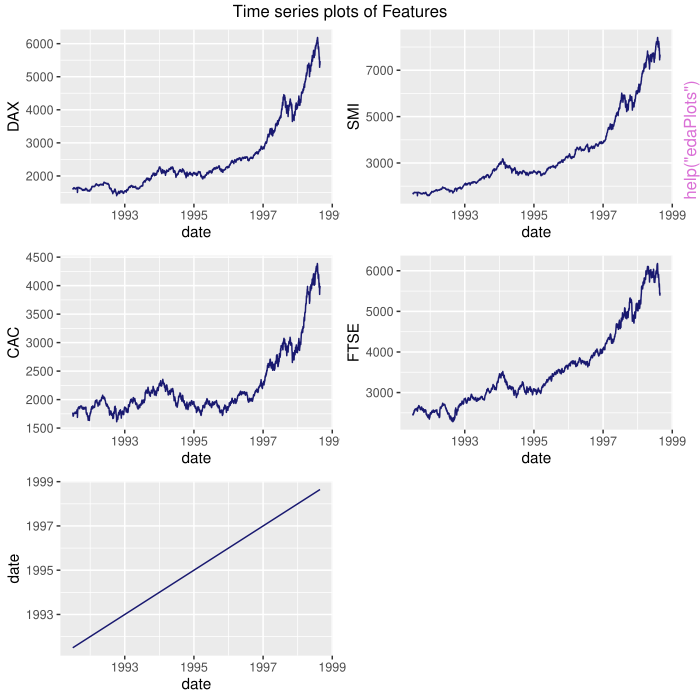

Reproduce this figure in R.
pkgname <- "HVT"
source(file.path(R.home("share"), "R", "examples-header.R"))
options(warn = 1)
base::assign(".ExTimings", "HVT-Ex.timings", pos = 'CheckExEnv')
base::cat("name\tuser\tsystem\telapsed\n", file=base::get(".ExTimings", pos = 'CheckExEnv'))
base::assign(".format_ptime",
function(x) {
  if(!is.na(x[4L])) x[1L] <- x[1L] + x[4L]
  if(!is.na(x[5L])) x[2L] <- x[2L] + x[5L]
  options(OutDec = '.')
  format(x[1L:3L], digits = 7L)
},
pos = 'CheckExEnv')

### * </HEADER>
library('HVT')

base::assign(".oldSearch", base::search(), pos = 'CheckExEnv')
base::assign(".old_wd", base::getwd(), pos = 'CheckExEnv')
cleanEx()
nameEx("VQ_codebookSplit")
### * VQ_codebookSplit

flush(stderr()); flush(stdout())

base::assign(".ptime", proc.time(), pos = "CheckExEnv")
### Name: VQ_codebookSplit
### Title: VQ_codebookSplit
### Aliases: VQ_codebookSplit
### Keywords: internal

### ** Examples



data("iris", package = "datasets")
iris <- iris[, 1:2]

vqOutput <- VQ_codebookSplit(iris, quant.err = 0.5)




base::assign(".dptime", (proc.time() - get(".ptime", pos = "CheckExEnv")), pos = "CheckExEnv")
base::cat("VQ_codebookSplit", base::get(".format_ptime", pos = 'CheckExEnv')(get(".dptime", pos = "CheckExEnv")), "\n", file=base::get(".ExTimings", pos = 'CheckExEnv'), append=TRUE, sep="\t")
cleanEx()
nameEx("displayTable")
### * displayTable

flush(stderr()); flush(stdout())

base::assign(".ptime", proc.time(), pos = "CheckExEnv")
### Name: displayTable
### Title: Table for displaying summary
### Aliases: displayTable
### Keywords: EDA

### ** Examples

dataset <- data.frame(date = as.numeric(time(EuStockMarkets)),
                      DAX = EuStockMarkets[, "DAX"],
                      SMI = EuStockMarkets[, "SMI"],
                      CAC = EuStockMarkets[, "CAC"],
                      FTSE = EuStockMarkets[, "FTSE"])
hvt.results<- trainHVT(dataset,n_cells = 60, depth = 1, quant.err = 0.1,
                       distance_metric = "L1_Norm", error_metric = "max",
                       normalize = TRUE,quant_method = "kmeans")
displayTable(data = hvt.results[[3]]$compression_summary,
columnName = 'percentOfCellsBelowQuantizationErrorThreshold', 
value = 0.8, tableType = "compression")

displayTable(data =hvt.results[[3]][['summary']], columnName= 'Quant.Error',
 value = 0.1, tableType = "summary")



base::assign(".dptime", (proc.time() - get(".ptime", pos = "CheckExEnv")), pos = "CheckExEnv")
base::cat("displayTable", base::get(".format_ptime", pos = 'CheckExEnv')(get(".dptime", pos = "CheckExEnv")), "\n", file=base::get(".ExTimings", pos = 'CheckExEnv'), append=TRUE, sep="\t")
cleanEx()
nameEx("edaPlots")
### * edaPlots

flush(stderr()); flush(stdout())

base::assign(".ptime", proc.time(), pos = "CheckExEnv")
### Name: edaPlots
### Title: plots for data analysis
### Aliases: edaPlots
### Keywords: EDA

### ** Examples

dataset <- data.frame(date = as.numeric(time(EuStockMarkets)),
                      DAX = EuStockMarkets[, "DAX"],
                      SMI = EuStockMarkets[, "SMI"],
                      CAC = EuStockMarkets[, "CAC"],
                      FTSE = EuStockMarkets[, "FTSE"])
edaPlots(dataset, time_series = TRUE, time_column = 'date')



base::assign(".dptime", (proc.time() - get(".ptime", pos = "CheckExEnv")), pos = "CheckExEnv")
base::cat("edaPlots", base::get(".format_ptime", pos = 'CheckExEnv')(get(".dptime", pos = "CheckExEnv")), "\n", file=base::get(".ExTimings", pos = 'CheckExEnv'), append=TRUE, sep="\t")
cleanEx()
nameEx("getTransitionProbability")
### * getTransitionProbability

flush(stderr()); flush(stdout())

base::assign(".ptime", proc.time(), pos = "CheckExEnv")
### Name: getTransitionProbability
### Title: Creating Transition Probabilities list
### Aliases: getTransitionProbability
### Keywords: Transition_or_Prediction

### ** Examples

dataset <- data.frame(date = as.numeric(time(EuStockMarkets)),
                      DAX = EuStockMarkets[, "DAX"],
                      SMI = EuStockMarkets[, "SMI"],
                      CAC = EuStockMarkets[, "CAC"],
                      FTSE = EuStockMarkets[, "FTSE"])
hvt.results<- trainHVT(dataset,n_cells = 60, depth = 1, quant.err = 0.1,
                       distance_metric = "L1_Norm", error_metric = "max",
                       normalize = TRUE,quant_method = "kmeans")
scoring <- scoreHVT(dataset, hvt.results)
cell_id <- scoring$scoredPredictedData$Cell.ID
time_stamp <- dataset$date
dataset <- data.frame(cell_id, time_stamp)
table <- getTransitionProbability(dataset, cellid_column = "cell_id",time_column = "time_stamp")



base::assign(".dptime", (proc.time() - get(".ptime", pos = "CheckExEnv")), pos = "CheckExEnv")
base::cat("getTransitionProbability", base::get(".format_ptime", pos = 'CheckExEnv')(get(".dptime", pos = "CheckExEnv")), "\n", file=base::get(".ExTimings", pos = 'CheckExEnv'), append=TRUE, sep="\t")
cleanEx()
nameEx("hvq")
### * hvq

flush(stderr()); flush(stdout())

base::assign(".ptime", proc.time(), pos = "CheckExEnv")
### Name: hvq
### Title: hvq
### Aliases: hvq
### Keywords: internal

### ** Examples

data("EuStockMarkets")
dataset <- data.frame(date = as.numeric(time(EuStockMarkets)),
DAX = EuStockMarkets[, "DAX"],
SMI = EuStockMarkets[, "SMI"],
CAC = EuStockMarkets[, "CAC"],
FTSE = EuStockMarkets[, "FTSE"])
dataset_hvt <- dataset[,-c(1)]
hvqOutput = hvq(dataset_hvt, n_cells = 5, depth = 2, quant.err = 0.2,
distance_metric='L1_Norm',error_metric='mean',quant_method="kmeans")



base::assign(".dptime", (proc.time() - get(".ptime", pos = "CheckExEnv")), pos = "CheckExEnv")
base::cat("hvq", base::get(".format_ptime", pos = 'CheckExEnv')(get(".dptime", pos = "CheckExEnv")), "\n", file=base::get(".ExTimings", pos = 'CheckExEnv'), append=TRUE, sep="\t")
cleanEx()
nameEx("madPlot")
### * madPlot

flush(stderr()); flush(stdout())

base::assign(".ptime", proc.time(), pos = "CheckExEnv")
### Name: madPlot
### Title: Mean Absolute Deviation Plot
### Aliases: madPlot
### Keywords: internal

### ** Examples

data("EuStockMarkets")
dataset <- data.frame(date = as.numeric(time(EuStockMarkets)),
                     DAX = EuStockMarkets[, "DAX"],
                     SMI = EuStockMarkets[, "SMI"],
                     CAC = EuStockMarkets[, "CAC"],
                     FTSE = EuStockMarkets[, "FTSE"])
#adding this step especially for this function
rownames(EuStockMarkets) <- dataset$date
train <- EuStockMarkets[1:1302, ]
test <- EuStockMarkets[1303:1860, ]
hvt_summary <- list()
hvt_summary<- trainHVT(train,n_cells = 15, depth = 1, quant.err = 0.2,
                      distance_metric = "L1_Norm", error_metric = "mean",
                      projection.scale = 10, normalize = TRUE,seed = 123,
                      quant_method = "kmeans")
score_var <- scoreHVT(test, hvt_summary, child.level = 2, mad.threshold = 0.2)
madPlot(hvt.scoring=score_var)



base::assign(".dptime", (proc.time() - get(".ptime", pos = "CheckExEnv")), pos = "CheckExEnv")
base::cat("madPlot", base::get(".format_ptime", pos = 'CheckExEnv')(get(".dptime", pos = "CheckExEnv")), "\n", file=base::get(".ExTimings", pos = 'CheckExEnv'), append=TRUE, sep="\t")
cleanEx()
nameEx("plotAnimatedFlowmap")
### * plotAnimatedFlowmap

flush(stderr()); flush(stdout())

base::assign(".ptime", proc.time(), pos = "CheckExEnv")
### Name: plotAnimatedFlowmap
### Title: Generating flow maps and animations based on transition
###   probabilities
### Aliases: plotAnimatedFlowmap
### Keywords: Transition_or_Prediction

### ** Examples

dataset <- data.frame(date = as.numeric(time(EuStockMarkets)),
                      DAX = EuStockMarkets[, "DAX"],
                      SMI = EuStockMarkets[, "SMI"],
                      CAC = EuStockMarkets[, "CAC"],
                      FTSE = EuStockMarkets[, "FTSE"])
                      
hvt.results<- trainHVT(dataset,n_cells = 60, depth = 1, quant.err = 0.1,
                       distance_metric = "L1_Norm", error_metric = "max",
                       normalize = TRUE,quant_method = "kmeans")
                       
scoring <- scoreHVT(dataset, hvt.results)
cell_id <- scoring$scoredPredictedData$Cell.ID
time_stamp <- dataset$date
dataset <- data.frame(cell_id, time_stamp)

table <- getTransitionProbability(dataset, cellid_column = "cell_id",time_column = "time_stamp")
plots <- plotAnimatedFlowmap(hvt_model_output = hvt.results, transition_probability_df = table,
df = dataset, animation = 'All', flow_map = 'All',fps_time = 1,fps_state =  1,time_duration = 2,
state_duration = 2,cellid_column = "cell_id", time_column = "time_stamp")



base::assign(".dptime", (proc.time() - get(".ptime", pos = "CheckExEnv")), pos = "CheckExEnv")
base::cat("plotAnimatedFlowmap", base::get(".format_ptime", pos = 'CheckExEnv')(get(".dptime", pos = "CheckExEnv")), "\n", file=base::get(".ExTimings", pos = 'CheckExEnv'), append=TRUE, sep="\t")
cleanEx()
nameEx("plotHVT")
### * plotHVT

flush(stderr()); flush(stdout())

base::assign(".ptime", proc.time(), pos = "CheckExEnv")
### Name: plotHVT
### Title: Plot the hierarchical tessellations.
### Aliases: plotHVT
### Keywords: Tessellation_and_Heatmap

### ** Examples

data("EuStockMarkets")
hvt.results <- trainHVT(EuStockMarkets, n_cells = 60, depth = 1, quant.err = 0.1, 
                       distance_metric = "L1_Norm", error_metric = "max",
                       normalize = TRUE,quant_method="kmeans")
                       
#change the 'plot.type' argument to '2Dproj' or '2DHVT' to visualize respective plots.                      
plotHVT(hvt.results, plot.type='1D')

#change the 'plot.type' argument to 'surface_plot' to visualize the Interactive surface plot                   
plotHVT(hvt.results,child.level = 1, 
hmap.cols = "DAX", plot.type = '2Dheatmap')




base::assign(".dptime", (proc.time() - get(".ptime", pos = "CheckExEnv")), pos = "CheckExEnv")
base::cat("plotHVT", base::get(".format_ptime", pos = 'CheckExEnv')(get(".dptime", pos = "CheckExEnv")), "\n", file=base::get(".ExTimings", pos = 'CheckExEnv'), append=TRUE, sep="\t")
cleanEx()
nameEx("plotModelDiagnostics")
### * plotModelDiagnostics

flush(stderr()); flush(stdout())

base::assign(".ptime", proc.time(), pos = "CheckExEnv")
### Name: plotModelDiagnostics
### Title: Make the diagnostic plots for hierarchical voronoi tessellations
### Aliases: plotModelDiagnostics
### Keywords: Diagnostics_or_Validation

### ** Examples

data("EuStockMarkets")
hvt.results <- trainHVT(EuStockMarkets, n_cells = 60, depth = 1, quant.err = 0.1, 
                       distance_metric = "L1_Norm", error_metric = "max",
                       normalize = TRUE,quant_method="kmeans",diagnose = TRUE, 
                       hvt_validation = TRUE)
plotModelDiagnostics(hvt.results)



base::assign(".dptime", (proc.time() - get(".ptime", pos = "CheckExEnv")), pos = "CheckExEnv")
base::cat("plotModelDiagnostics", base::get(".format_ptime", pos = 'CheckExEnv')(get(".dptime", pos = "CheckExEnv")), "\n", file=base::get(".ExTimings", pos = 'CheckExEnv'), append=TRUE, sep="\t")
cleanEx()
nameEx("plotNovelCells")
### * plotNovelCells

flush(stderr()); flush(stdout())

base::assign(".ptime", proc.time(), pos = "CheckExEnv")
### Name: plotNovelCells
### Title: Plot the identified outlier cell(s) in the voronoi tessellation
###   map.
### Aliases: plotNovelCells
### Keywords: Novelty_or_Outliers

### ** Examples

data("EuStockMarkets")
hvt.results <- trainHVT(EuStockMarkets, n_cells = 60, depth = 1, quant.err = 0.1, 
                       distance_metric = "L1_Norm", error_metric = "max",
                       normalize = TRUE,quant_method="kmeans")
#selected 55,58 are for demo purpose
plotNovelCells(c(55,58),hvt.results)



base::assign(".dptime", (proc.time() - get(".ptime", pos = "CheckExEnv")), pos = "CheckExEnv")
base::cat("plotNovelCells", base::get(".format_ptime", pos = 'CheckExEnv')(get(".dptime", pos = "CheckExEnv")), "\n", file=base::get(".ExTimings", pos = 'CheckExEnv'), append=TRUE, sep="\t")
cleanEx()
nameEx("plotQuantErrorHistogram")
### * plotQuantErrorHistogram

flush(stderr()); flush(stdout())

base::assign(".ptime", proc.time(), pos = "CheckExEnv")
### Name: plotQuantErrorHistogram
### Title: Make the quantization error plots for training and scoring.
### Aliases: plotQuantErrorHistogram
### Keywords: Diagnostics_or_Validation

### ** Examples

data("EuStockMarkets")
dataset <- data.frame(date = as.numeric(time(EuStockMarkets)),
                     DAX = EuStockMarkets[, "DAX"],
                     SMI = EuStockMarkets[, "SMI"],
                     CAC = EuStockMarkets[, "CAC"],
                     FTSE = EuStockMarkets[, "FTSE"])
rownames(EuStockMarkets) <- dataset$date
#Split in train and test
train <- EuStockMarkets[1:1302, ]
test <- EuStockMarkets[1303:1860, ]

hvt.results<- trainHVT(train,n_cells = 60, depth = 1, quant.err = 0.1,
                      distance_metric = "L1_Norm", error_metric = "max",
                      normalize = TRUE, quant_method = "kmeans")
scoring <- scoreHVT(test, hvt.results)
plotQuantErrorHistogram(hvt.results, scoring) 



base::assign(".dptime", (proc.time() - get(".ptime", pos = "CheckExEnv")), pos = "CheckExEnv")
base::cat("plotQuantErrorHistogram", base::get(".format_ptime", pos = 'CheckExEnv')(get(".dptime", pos = "CheckExEnv")), "\n", file=base::get(".ExTimings", pos = 'CheckExEnv'), append=TRUE, sep="\t")
cleanEx()
nameEx("plotStateTransition")
### * plotStateTransition

flush(stderr()); flush(stdout())

base::assign(".ptime", proc.time(), pos = "CheckExEnv")
### Name: plotStateTransition
### Title: Creating State Transition Plot
### Aliases: plotStateTransition
### Keywords: Transition_or_Prediction

### ** Examples

dataset <- data.frame(date = as.numeric(time(EuStockMarkets)),
DAX = EuStockMarkets[, "DAX"],
SMI = EuStockMarkets[, "SMI"],
CAC = EuStockMarkets[, "CAC"],
FTSE = EuStockMarkets[, "FTSE"])

hvt.results<- trainHVT(dataset,n_cells = 60, depth = 1, quant.err = 0.1,
                       distance_metric = "L1_Norm", error_metric = "max",
                       normalize = TRUE,quant_method = "kmeans")
scoring <- scoreHVT(dataset, hvt.results)
cell_id <- scoring$scoredPredictedData$Cell.ID
time_stamp <- dataset$date
dataset <- data.frame(cell_id, time_stamp)

plotStateTransition(dataset, sample_size = 1, cellid_column = "cell_id",time_column = "time_stamp")



base::assign(".dptime", (proc.time() - get(".ptime", pos = "CheckExEnv")), pos = "CheckExEnv")
base::cat("plotStateTransition", base::get(".format_ptime", pos = 'CheckExEnv')(get(".dptime", pos = "CheckExEnv")), "\n", file=base::get(".ExTimings", pos = 'CheckExEnv'), append=TRUE, sep="\t")
cleanEx()
nameEx("reconcileTransitionProbability")
### * reconcileTransitionProbability

flush(stderr()); flush(stdout())

base::assign(".ptime", proc.time(), pos = "CheckExEnv")
### Name: reconcileTransitionProbability
### Title: Reconciliation of Transition Probability
### Aliases: reconcileTransitionProbability
### Keywords: Diagnostics_or_Validation

### ** Examples

dataset <- data.frame(date = as.numeric(time(EuStockMarkets)),
                      DAX = EuStockMarkets[, "DAX"],
                      SMI = EuStockMarkets[, "SMI"],
                      CAC = EuStockMarkets[, "CAC"],
                      FTSE = EuStockMarkets[, "FTSE"])

hvt.results<- trainHVT(dataset,n_cells = 60, depth = 1, quant.err = 0.1,
                       distance_metric = "L1_Norm", error_metric = "max",
                       normalize = TRUE,quant_method = "kmeans")
scoring <- scoreHVT(dataset, hvt.results)
cell_id <- scoring$scoredPredictedData$Cell.ID
time_stamp <- dataset$date
dataset <- data.frame(cell_id, time_stamp)

reconcileTransitionProbability(dataset, hmap_type = "All", 
cellid_column = "cell_id", time_column = "time_stamp")



base::assign(".dptime", (proc.time() - get(".ptime", pos = "CheckExEnv")), pos = "CheckExEnv")
base::cat("reconcileTransitionProbability", base::get(".format_ptime", pos = 'CheckExEnv')(get(".dptime", pos = "CheckExEnv")), "\n", file=base::get(".ExTimings", pos = 'CheckExEnv'), append=TRUE, sep="\t")
cleanEx()
nameEx("removeNovelty")
### * removeNovelty

flush(stderr()); flush(stdout())

base::assign(".ptime", proc.time(), pos = "CheckExEnv")
### Name: removeNovelty
### Title: Remove identified novelty cell(s)
### Aliases: removeNovelty
### Keywords: Novelty_or_Outliers

### ** Examples

data("EuStockMarkets")
hvt.results <- trainHVT(EuStockMarkets, n_cells = 60, depth = 1, quant.err = 0.1, 
                       distance_metric = "L1_Norm", error_metric = "max",
                       normalize = TRUE,quant_method="kmeans")
identified_Novelty_cells <<- c(2, 10)
output_list <- removeNovelty(identified_Novelty_cells, hvt.results) 
data_with_novelty <- output_list[[1]]
data_without_novelty <- output_list[[2]]                      



base::assign(".dptime", (proc.time() - get(".ptime", pos = "CheckExEnv")), pos = "CheckExEnv")
base::cat("removeNovelty", base::get(".format_ptime", pos = 'CheckExEnv')(get(".dptime", pos = "CheckExEnv")), "\n", file=base::get(".ExTimings", pos = 'CheckExEnv'), append=TRUE, sep="\t")
cleanEx()
nameEx("scoreHVT")
### * scoreHVT

flush(stderr()); flush(stdout())

base::assign(".ptime", proc.time(), pos = "CheckExEnv")
### Name: scoreHVT
### Title: Score which cell each point in the test dataset belongs to.
### Aliases: scoreHVT
### Keywords: Scoring

### ** Examples

data("EuStockMarkets")
dataset <- data.frame(date = as.numeric(time(EuStockMarkets)),
                     DAX = EuStockMarkets[, "DAX"],
                     SMI = EuStockMarkets[, "SMI"],
                     CAC = EuStockMarkets[, "CAC"],
                     FTSE = EuStockMarkets[, "FTSE"])
rownames(EuStockMarkets) <- dataset$date
# Split in train and test
train <- EuStockMarkets[1:1302, ]
test <- EuStockMarkets[1303:1860, ]
#model training
hvt.results<- trainHVT(train,n_cells = 60, depth = 1, quant.err = 0.1,
                      distance_metric = "L1_Norm", error_metric = "max",
                      normalize = TRUE,quant_method = "kmeans")
scoring <- scoreHVT(test, hvt.results)
data_scored <- scoring$scoredPredictedData



base::assign(".dptime", (proc.time() - get(".ptime", pos = "CheckExEnv")), pos = "CheckExEnv")
base::cat("scoreHVT", base::get(".format_ptime", pos = 'CheckExEnv')(get(".dptime", pos = "CheckExEnv")), "\n", file=base::get(".ExTimings", pos = 'CheckExEnv'), append=TRUE, sep="\t")
cleanEx()
nameEx("scoreLayeredHVT")
### * scoreLayeredHVT

flush(stderr()); flush(stdout())

base::assign(".ptime", proc.time(), pos = "CheckExEnv")
### Name: scoreLayeredHVT
### Title: Score which cell and what layer each data point in the test
###   dataset belongs to
### Aliases: scoreLayeredHVT
### Keywords: Scoring

### ** Examples

data("EuStockMarkets")
dataset <- data.frame(date = as.numeric(time(EuStockMarkets)),
                     DAX = EuStockMarkets[, "DAX"],
                     SMI = EuStockMarkets[, "SMI"],
                     CAC = EuStockMarkets[, "CAC"],
                     FTSE = EuStockMarkets[, "FTSE"])
rownames(EuStockMarkets) <- dataset$date

train <- EuStockMarkets[1:1302, ]
test <- EuStockMarkets[1303:1860, ]

###MAP-A
hvt_mapA <- trainHVT(train, n_cells = 150, depth = 1, quant.err = 0.1,
                    distance_metric = "L1_Norm", error_metric = "max",
                    normalize = TRUE,quant_method = "kmeans")
                    
identified_Novelty_cells <- c(127,55,83,61,44,35,27,77)
output_list <- removeNovelty(identified_Novelty_cells, hvt_mapA)
data_with_novelty <- output_list[[1]] 
data_with_novelty <- data_with_novelty[, -c(1,2)]

### MAP-B
hvt_mapB <- trainHVT(data_with_novelty,n_cells = 10, depth = 1, quant.err = 0.1,
                    distance_metric = "L1_Norm", error_metric = "max",
                    normalize = TRUE,quant_method = "kmeans")
data_without_novelty <- output_list[[2]]

### MAP-C
hvt_mapC <- trainHVT(data_without_novelty,n_cells = 135,
                    depth = 1, quant.err = 0.1, distance_metric = "L1_Norm",
                    error_metric = "max", quant_method = "kmeans",
                    normalize = TRUE)
                    
##SCORE LAYERED
data_scored <- scoreLayeredHVT(test, hvt_mapA, hvt_mapB, hvt_mapC)



base::assign(".dptime", (proc.time() - get(".ptime", pos = "CheckExEnv")), pos = "CheckExEnv")
base::cat("scoreLayeredHVT", base::get(".format_ptime", pos = 'CheckExEnv')(get(".dptime", pos = "CheckExEnv")), "\n", file=base::get(".ExTimings", pos = 'CheckExEnv'), append=TRUE, sep="\t")
cleanEx()
nameEx("trainHVT")
### * trainHVT

flush(stderr()); flush(stdout())

base::assign(".ptime", proc.time(), pos = "CheckExEnv")
### Name: trainHVT
### Title: Constructing Hierarchical Voronoi Tessellations
### Aliases: trainHVT
### Keywords: Training_or_Compression

### ** Examples

data("EuStockMarkets")
hvt.results <- trainHVT(EuStockMarkets, n_cells = 60, depth = 1, quant.err = 0.1, 
                       distance_metric = "L1_Norm", error_metric = "max",
                       normalize = TRUE,quant_method="kmeans")



base::assign(".dptime", (proc.time() - get(".ptime", pos = "CheckExEnv")), pos = "CheckExEnv")
base::cat("trainHVT", base::get(".format_ptime", pos = 'CheckExEnv')(get(".dptime", pos = "CheckExEnv")), "\n", file=base::get(".ExTimings", pos = 'CheckExEnv'), append=TRUE, sep="\t")
### * <FOOTER>
###
cleanEx()
options(digits = 7L)
base::cat("Time elapsed: ", proc.time() - base::get("ptime", pos = 'CheckExEnv'),"\n")
grDevices::dev.off()
###
### Local variables: ***
### mode: outline-minor ***
### outline-regexp: "\\(> \\)?### [*]+" ***
### End: ***
quit('no')
